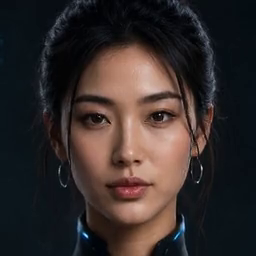
#> input picture sadtalker_viseme_frames/aa.png, 256 x 256 px
$ python -i extract_sadtalker_visemes_from_probe.py   (imports and definitions only)
#> lines starting #> are read from the running program, lines starting #| are printed output that depends on the picture
from __future__ import annotations

import subprocess
from pathlib import Path

from PIL import Image, ImageFilter


ROOT = Path(__file__).resolve().parent
FFMPEG = Path(r"C:\tmp\ffmpeg_bin\ffmpeg.exe")
PROBE_VIDEO = Path(r"C:\tmp\sadtalker_test\result_short4\2026_05_28_18.03.57.mp4")
FRAME_DIR = ROOT / "sadtalker_viseme_frames"
OUT = ROOT / "assets" / "visemes"

FRAME_MAP = {
    "neutral": 0.02,
    "closed": 0.04,
    "soft_smile": 0.10,
    "ee": 0.16,
    "aa": 0.24,
    "wide_open": 0.30,
    "oh": 0.40,
    "u": 0.50,
}


def run(args: list[str | Path]) -> None:
    subprocess.run([str(arg) for arg in args], check=True)


def make_mask(size: tuple[int, int]) -> Image.Image:
    w, h = size
    mask = Image.new("L", size, 0)
    px = mask.load()
    for y in range(h):
        ny = (y / max(1, h - 1)) * 2 - 1
        for x in range(w):
            nx = (x / max(1, w - 1)) * 2 - 1
            if (nx / 0.98) ** 2 + (ny / 0.78) ** 2 <= 1:
                px[x, y] = 255
    return mask.filter(ImageFilter.GaussianBlur(5))


def crop_patch(frame_path: Path, out_path: Path) -> None:
#> called with frame_path = 'sadtalker_viseme_frames/aa.png', out_path = 'out.png'
    img = Image.open(frame_path).convert("RGBA")
    w, h = img.size
#> w = 256; h = 256
    # SadTalker output is square and face-centered. Crop only the mouth band,
    # then pad it back to the original mouth-patch ratio so the HTML overlay
    # keeps the same size without carrying the nose into the viseme image.
    cx = w * 0.50
#> cx = 128
    cy = h * 0.73
#> cy = 186.9
    pw = round(w * 0.51)
#> pw = 131
    crop_h = round(h * 0.13)
#> crop_h = 33
    canvas_h = round(h * 0.25)
#> canvas_h = 64
    box = (
        round(cx - pw / 2),
        round(cy - crop_h / 2),
        round(cx + pw / 2),
        round(cy + crop_h / 2),
    )
#> box = (62, 170, 194, 203)
    mouth_band = img.crop(box)
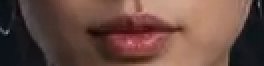
#> mouth_band: PIL image 132x33 RGBA (shown 2 times larger); mean R, G, B, A 104.5, 74.4, 65.6, 255
    mouth_band.putalpha(make_mask(mouth_band.size))
#> in make_mask, `mask = Image.new("L", size, 0)`: mask: PIL image 132x33 L; every value is 0
#> in make_mask, `return mask.filter(ImageFilter.GaussianBlur(5))`:
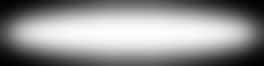
#> returned value: PIL image 132x33 L (shown 2 times larger); min 1, max 253, mean 144.2
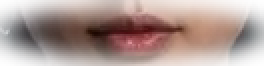
#> mouth_band: PIL image 132x33 RGBA (shown 2 times larger); mean R, G, B, A 104.5, 74.4, 65.6, 144.2; transparent parts drawn white

    patch = Image.new("RGBA", (pw, canvas_h), (0, 0, 0, 0))
#> patch: PIL image 131x64 RGBA; every value is 0
    patch.alpha_composite(mouth_band, (0, round((canvas_h - crop_h) / 2)))
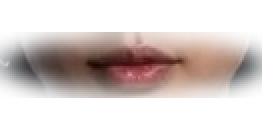
#> patch: PIL image 131x64 RGBA (shown 2 times larger); mean R, G, B, A 54.2, 38.6, 34, 74.8; transparent parts drawn white
    patch.save(out_path)


def main() -> None:
    if not PROBE_VIDEO.exists():
        raise FileNotFoundError(PROBE_VIDEO)
    FRAME_DIR.mkdir(exist_ok=True)
    OUT.mkdir(parents=True, exist_ok=True)

    for name, timecode in FRAME_MAP.items():
        frame = FRAME_DIR / f"{name}.png"
        run([FFMPEG, "-y", "-ss", str(timecode), "-i", PROBE_VIDEO, "-frames:v", "1", "-update", "1", frame])
        crop_patch(frame, OUT / f"{name}.png")
        print(f"updated {OUT / f'{name}.png'}")


# [2 lines not run here, left out]

>>> result = crop_patch('sadtalker_viseme_frames/aa.png', 'out.png')
